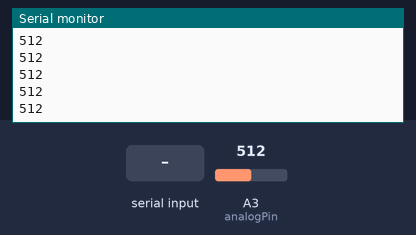
Bench run of a sketch on a simulated Arduino Uno, built with avr-gcc and run on an emulated ATmega328P. On the bench: the last lines printed to the serial monitor. The inputs (shaded band) are chosen by the test bench; at power-on: A3 (analogPin) = 512.

Above: at 1.3 s.
1.4 s: A3 (analogPin) set to 716
At 1.9 s:
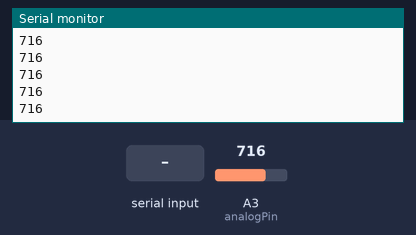
2.9 s: "1" received over the second serial link
4.4 s: "0" received over the second serial link
5.9 s: A3 (analogPin) set to 900
At 6.4 s:
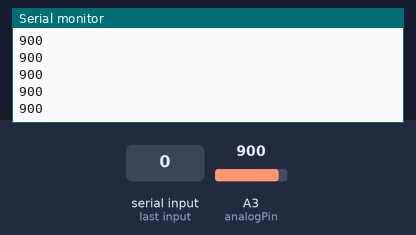
Timing chart, 0 to 8.4 s (numbered marks = the images above; inputs shaded):
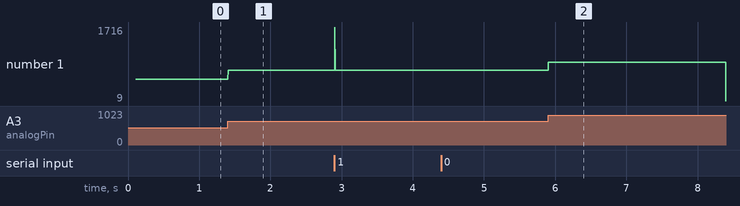

The sketch:

blueacc.ino
```cpp
#include <SoftwareSerial.h>

int bluetoothTx = 2;  // TX-O pin of bluetooth mate, Arduino D2
int bluetoothRx = 3;  // RX-I pin of bluetooth mate, Arduino D3

// PIN that the sensor or potentiometer is connected to
int analogPin = A3;

// Setup the SoftwareSerial connection for our bluemate
SoftwareSerial bluetooth(bluetoothTx, bluetoothRx);

void setup()
{
  Serial.begin(9600);  // Begin the serial monitor at 9600bps - Just so we can see on the serial monitor

  bluetooth.begin(115200);  // The Bluetooth Mate defaults to 115200bps
  bluetooth.print("$$$");  // Enter command mode
  delay(100);  // Short delay, wait for the Mate to send back CMD
  bluetooth.println("U,9600,N");  // Temporarily Change the baudrate to 9600, no parity
  // 115200 can be too fast at times for NewSoftSerial to relay the data reliably
  bluetooth.begin(9600);  // Start bluetooth serial at 9600
}

void loop()
{
  if(bluetooth.available())  // If the bluetooth sent any characters
  {
    // Send any characters the bluetooth prints to the serial monitor
    // Just informational
    Serial.print((char)bluetooth.read());
  }

   // Simply read the value and print it out via println.  This will send the value as ASCII
  int analogValue = analogRead(analogPin);
  bluetooth.println(analogValue);
  // Also prints it to the serial monitor, just informational
  Serial.println(analogValue);
}
```

Measured:
- after the input at 1.4 s, the serial monitor: prints a new line at once (image 1)
- after the input at 5.9 s, the serial monitor: prints a new line at once (image 2)
- plotted number 1: 512 → 716 after the input at 1.4 s, 716 → 9 after the input at 5.9 s
